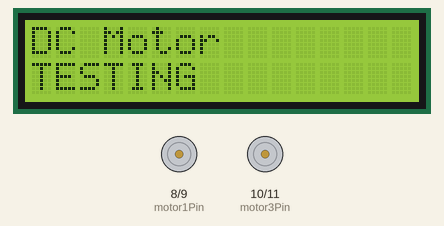
Recording of a sketch running on a simulated Arduino Uno, built with avr-gcc and run on an emulated ATmega328P. Shown: 16×2 character LCD, motor-driver pin pairs drawn as motors (green arrow = first pin HIGH = forward, orange = second pin HIGH = backward, longer = more drive).

Above: at 0.1 s.
At 4.1 s:
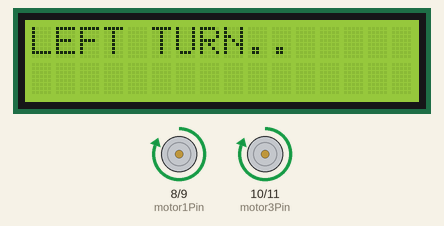
At 10.2 s:
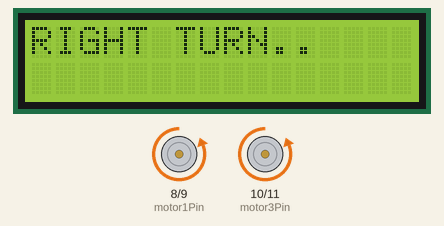
At 15.2 s:
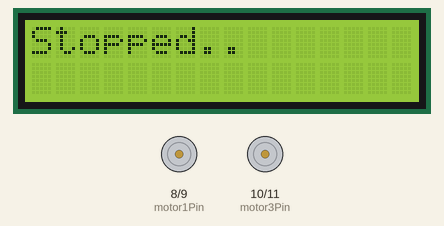
Timing chart, 0 to 40.0 s (numbered marks = the images above):
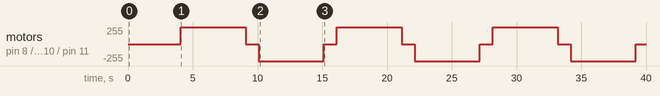

Measured:
- by itself, motor on pin 8 (motor1Pin) / pin 9 (motor2Pin), motor on pin 10 (motor3Pin) / pin 11 (motor4Pin): repeats every 12.0 s: stopped 1.0 s, backward 255/255 5.0 s, stopped 1.0 s, forward 255/255 5.0 s
- what the display in image 1 shows lasts 5.0 s, from 4.1 s to 9.1 s

The sketch:

MOTOR_CONTROL.ino
```cpp
#include <Wire.h>
#include <LiquidCrystal_I2C.h>

LiquidCrystal_I2C lcd(0x27, 16, 2);

const int motor1Pin = 8;           // motor 1 pin connected to pin number 8 of arduino
int motor1State = 0;
const int motor2Pin = 9;           // motor 1 pin connected to pin number 9 of arduino
int motor2State = 0;
const int motor3Pin = 10;          // motor 2 pin connected to pin number 10 of arduino
int motor3State = 0;
const int motor4Pin = 11;          // motor 2 pin connected to pin number 11 of arduino
int motor4State = 0;


void setup()
{
  lcd.begin();                     // Initializing LCD.
  lcd.clear();                     // Clearing LCD
  lcd.home();                      // Sets cursor at Column 0 and Line 0
  lcd.print("DC Motor");
  lcd.setCursor(0, 1);             // Sets cursor at Column 0 and Line 1
  lcd.print("TESTING");
  delay(2000);

  pinMode(motor1Pin, OUTPUT);
  pinMode(motor2Pin, OUTPUT);
  pinMode(motor3Pin, OUTPUT);
  pinMode(motor4Pin, OUTPUT);

  motor1State = LOW;
  motor2State = LOW;
  motor3State = LOW;
  motor4State = LOW;
  digitalWrite(motor1Pin, motor1State);
  digitalWrite(motor2Pin, motor2State);
  digitalWrite(motor3Pin, motor3State);
  digitalWrite(motor4Pin, motor4State);
  delay(2000);
}


void loop()
{
  motor1State = HIGH;
  motor2State = LOW;
  motor3State = HIGH;
  motor4State = LOW;
  digitalWrite(motor1Pin, motor1State);
  digitalWrite(motor2Pin, motor2State);
  digitalWrite(motor3Pin, motor3State);
  digitalWrite(motor4Pin, motor4State);
  lcd.clear();     // Clears LCD
  lcd.print("LEFT TURN..");
  delay(5000);
  motor1State = LOW;
  motor2State = LOW;
  motor3State = LOW;
  motor4State = LOW;
  digitalWrite(motor1Pin, motor1State);
  digitalWrite(motor2Pin, motor2State);
  digitalWrite(motor3Pin, motor3State);
  digitalWrite(motor4Pin, motor4State);
  lcd.clear();     // Clears LCD
  lcd.print("Stopped..");
  delay(1000);
  motor1State = LOW;
  motor2State = HIGH;
  motor3State = LOW;
  motor4State = HIGH;
  digitalWrite(motor1Pin, motor1State);
  digitalWrite(motor2Pin, motor2State);
  digitalWrite(motor3Pin, motor3State);
  digitalWrite(motor4Pin, motor4State);
  lcd.clear();     // Clears LCD
  lcd.print("RIGHT TURN..");
  delay(5000);
  motor1State = LOW;
  motor2State = LOW;
  motor3State = LOW;
  motor4State = LOW;
  digitalWrite(motor1Pin, motor1State);
  digitalWrite(motor2Pin, motor2State);
  digitalWrite(motor3Pin, motor3State);
  digitalWrite(motor4Pin, motor4State);
  lcd.clear();     // Clears LCD
  lcd.print("Stopped..");
  delay(1000);
}
```
